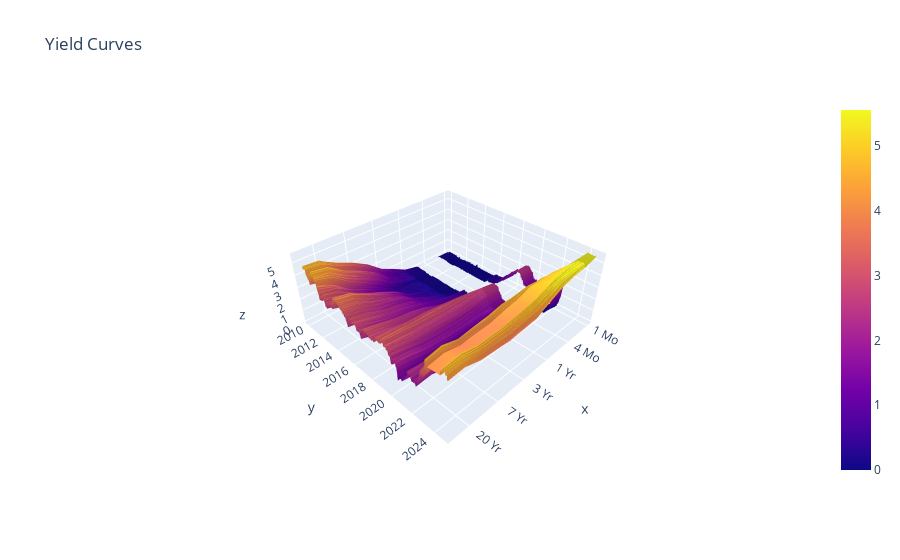

The notebook cell saved with this chart:
### Code cell
x = df.columns
y = df.index
z = df.to_numpy()

fig = go.Figure(data=[go.Surface(z=z, x=x, y=y)])
fig.update_layout(title='Yield Curves',
                  scene = {"aspectratio": {"x": 1, "y": 1, "z": 0.4}})
fig.show()

### Figure 1 — Plotly figure (JSON) as saved in the notebook; plotly's stock layout.template omitted (floating-point values rounded to 4 significant figures; data arrays with more than 128 entries replaced by an {"elided": "..."} marker saying what was removed)
{"data": [{"type": "surface", "x": ["17 WEEKS BANK DISCOUNT", "COUPON EQUIVALENT.2", "1 Mo", "3 Mo", "4 Mo", "6 Mo", "1 Yr", "2 Yr", "3 Yr", "5 Yr", "7 Yr", "10 Yr", "20 Yr", "30 Yr"], "y": {"elided": "3419 str values"}, "z": {"elided": "3419x14 float values"}}], "layout": {"scene": {"aspectratio": {"x": 1, "y": 1, "z": 0.4}}, "title": {"text": "Yield Curves"}}}
